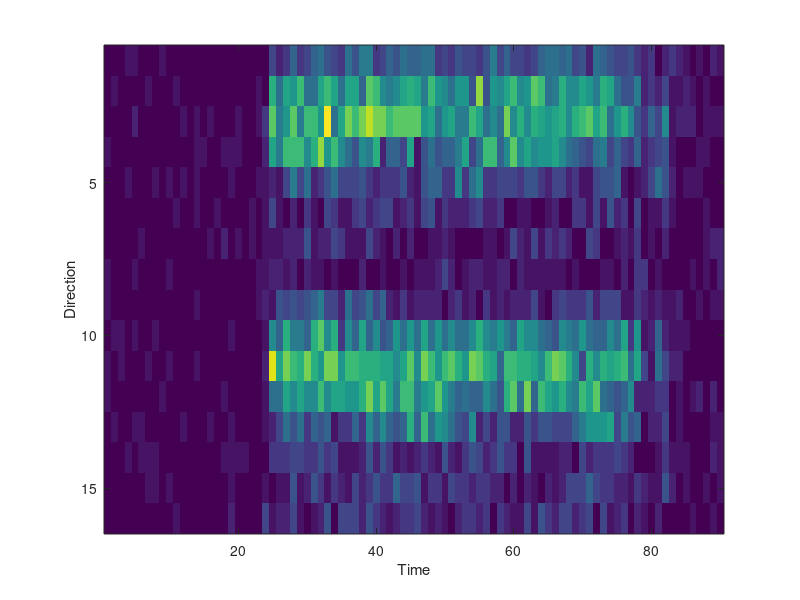
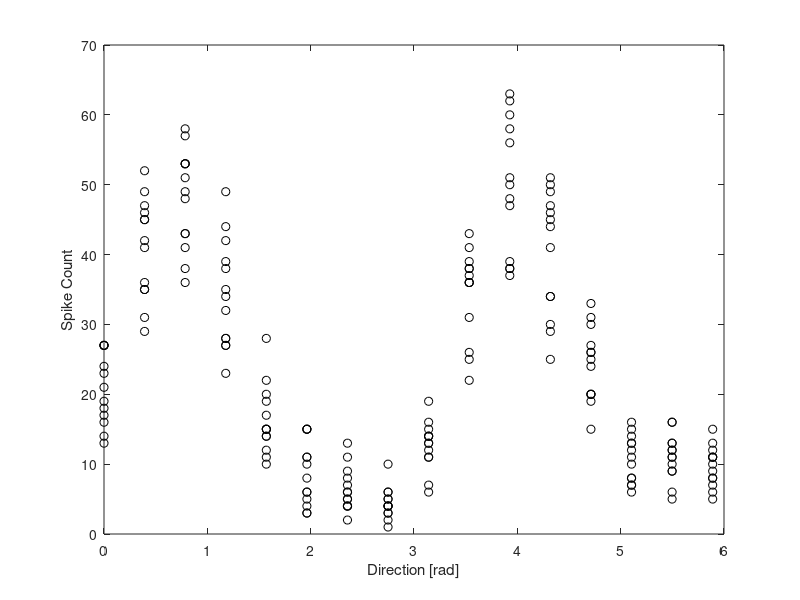

Write the MATLAB code that produced these figures, in order. (Note: this script raises an error after producing the figures.)

%% 3.1 Load the data and preview...

load('data_v1_binned_moving.mat')

dataset_number = 1;
neuron_number = 1;

S = data{dataset_number}.spikes(neuron_number,:,:,:);
S = squeeze(S); % make data cube from the original 4d data (only look at 1 neuron for now)

figure(1)
imagesc(mean(S,3)); % show the average spike response over time
xlabel('Time'); ylabel('Direction')

% Sum spike counts over time so that we have a single tuning function
spike_counts = sum(S(:,25:80,:),2);   % only take the data from time bins 25-80
spike_counts = squeeze(spike_counts); % make data cube into a matrix [direction x trials]


%% 3.2 Plot spike counts as a function of direction

figure(2)
stim_direction = linspace(0,2*pi-2*pi/16,16);
plot(stim_direction,spike_counts,'ko')
xlabel('Direction [rad]'); ylabel('Spike Count')

%% 3.3 Make a function vonMises.m and Plot it using the following...

figure(3)
x = linspace(0,2*pi,256);  % Directions to plot a smooth curve
b = [1 .5 pi];              % arbitrary parameters to test things out
plot(x,vonMises(b,x))
xlabel('Direction [rad]'); ylabel('Von Mises')

%% 3.4 Use fminsearch to find the parameters (b) that minimize the sum squared error

x_matrix = repmat(stim_direction',1,13); % first we need to make sure 'x' and 'y' are the right sizes and lined up
options=[]; % for now just use default options (see help fminsearch for more)
b_mse = fminsearch('vonMisesCost',[1 0.1 pi],options,x_matrix(:),spike_counts(:)); % do the optimization

%% 3.5 Plot your model fit with the data


figure(4)
scatter(x_matrix(:)*180/pi,spike_counts(:),spike_counts(:)*0+60,'filled','MarkerFaceAlpha',0.4)     % plot the data
hold on
x0 = linspace(-10,345,256)*pi/180;
plot(x0*180/pi,vonMises(b_mse,x0),'LineWidth',2) % plot the prediction
hold off
xlim([min(x0) max(x0)]*180/pi)
box off; set(gca,'TickDir','out')
ylabel('Spike Rate')
xlabel('Stimulus Direction [deg]')


%%


f = @(b,x) exp(b(1)+b(2)*cos(2*(x-b(3))));
b_mse = nlinfit(x_matrix(:),spike_counts(:),f,[1 0.1 pi]);
